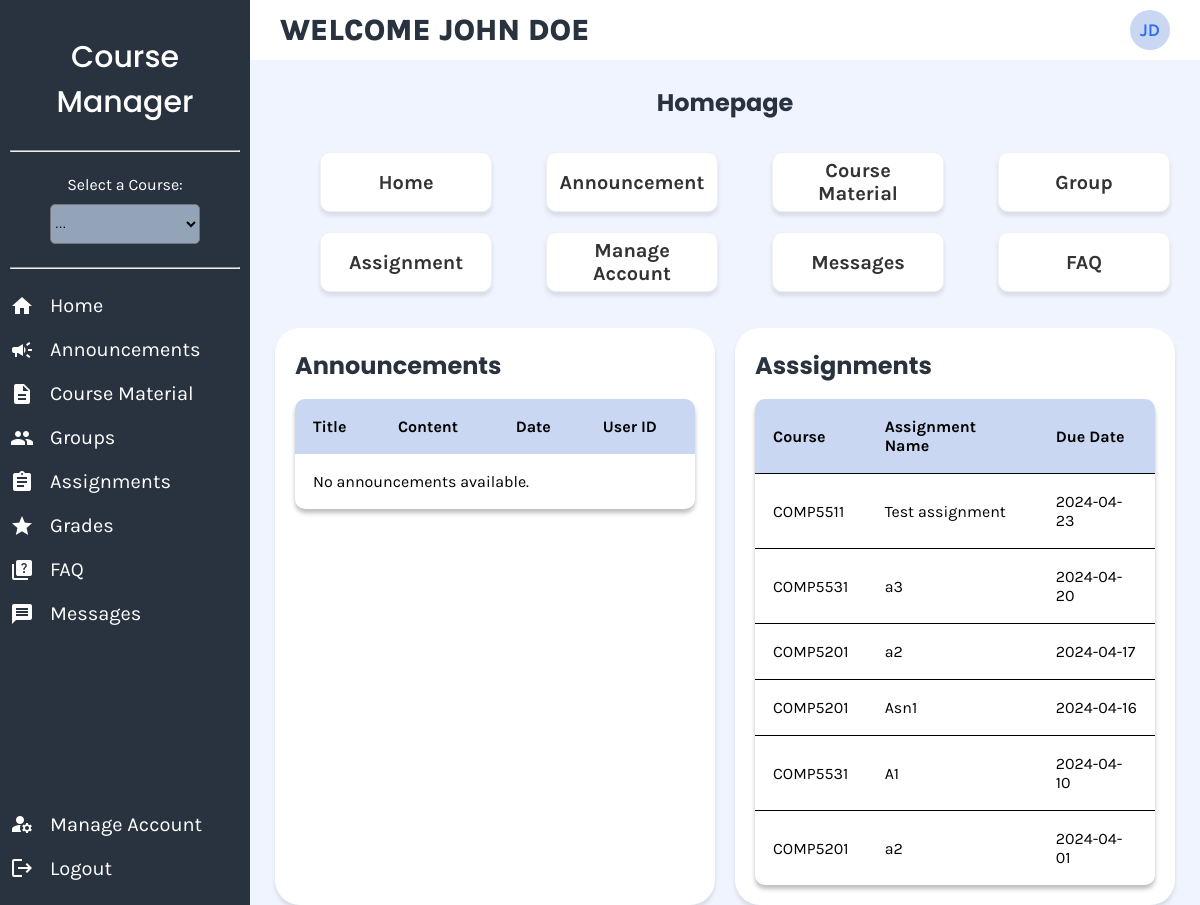
The app's page /student.php (signed in), older data.
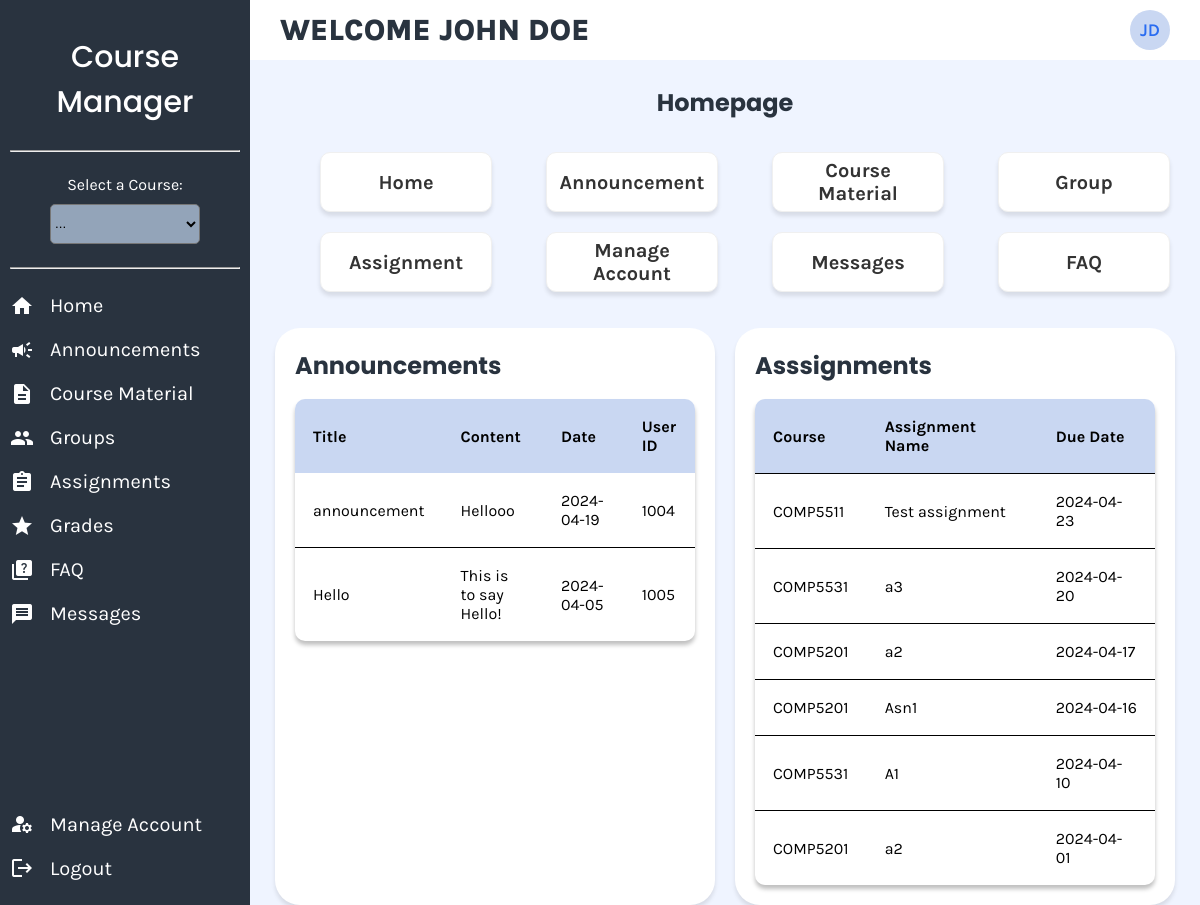
The same page, newer data.
### tables this page shows
CREATE TABLE IF NOT EXISTS `assignments` (
  `Title` VARCHAR(100) NOT NULL,
  `Weight` DECIMAL(10,0) NOT NULL,
  `Max Mark` DECIMAL(10,0) NOT NULL,
  `Post Date` DATE NOT NULL,
  `Due Date` DATE NOT NULL,
  `assign_id` INT NOT NULL AUTO_INCREMENT,
  `assign_instructions` TEXT NOT NULL,
  `course_id` INT NOT NULL,
  PRIMARY KEY (`assign_id`),
  KEY `course_id` (`course_id`),
  CONSTRAINT `assignments_ibfk_1` FOREIGN KEY (`course_id`) REFERENCES `courses` (`course_id`) ON DELETE CASCADE ON UPDATE CASCADE
);

CREATE TABLE IF NOT EXISTS `courses` (
  `course_id` INT NOT NULL AUTO_INCREMENT,
  `course_name` VARCHAR(150) NOT NULL,
  `course_code` VARCHAR(150) NOT NULL,
  `dept_name` VARCHAR(150) NOT NULL,
  `semester` VARCHAR(150) NOT NULL,
  `room_no` VARCHAR(150) NOT NULL,
  `instructor_name` VARCHAR(150) NOT NULL,
  PRIMARY KEY (`course_id`)
) AUTO_INCREMENT=4;

CREATE TABLE IF NOT EXISTS `announcements` (
  `announcement_id` int NOT NULL AUTO_INCREMENT,
  `title` varchar(255) NOT NULL,
  `content` text NOT NULL,
  `announcement_date` date NOT NULL,
  `userID` int NOT NULL,
  PRIMARY KEY (`announcement_id`) USING BTREE,
  KEY `userID` (`userID`) USING BTREE,
  CONSTRAINT `announcements_ibfk_1` FOREIGN KEY (`userID`) REFERENCES `user` (`userID`)
);

### session.php (called while the page is built, shortened)
<?php
$name = $_SESSION['name'];
function isAdmin()
{
    if ($_SESSION['roleID'] == 1) {
        return true;
    }
    return false;
}
function isProfessor()
{
    return false;
}
function isTA()
{
    return false;
}
?>

### student.php (the view, shortened to what this page needs)
<?php
require 'session.php';
$pageTitle = 'Welcome ' . ucwords($name);
require 'header.php';
require 'sidebar.php';
$assignmentQuery = "SELECT a.*, c.course_code
                    FROM assignments a
                    INNER JOIN courses c ON a.course_id = c.course_id
                    ORDER BY a.`Due Date` DESC";
$assignmentResult = mysqli_query($conn, $assignmentQuery);
$query = "SELECT title, content, announcement_date, userID
          FROM announcements ORDER BY announcement_date DESC";
$result = mysqli_query($conn, $query);
?>
<!DOCTYPE html>
<html lang="en">
<head>
    <link rel="stylesheet" href="style.css">
</head>
<body>
    <main>
        <div class="container">
            <h1>Homepage</h1>
            <div class="tiles">
                <ul class="tiles">
                    <li>
                        <a href="index.php">Home</a>
                    </li>
                    <li>
                        <a href="#">Announcement</a>
                    </li>
                    <li>
                        <a href="course_material.php">Course Material</a>
                    </li>
                    <li>
                        <a href="groups.php">Group</a>
                    </li>
                    <li>
                        <a href="assignment.php">Assignment</a>
                    </li>
                    <li>
                        <a href="manage_account.php">Manage Account</a>
                    </li>
                    <li>
                        <a href="messages.php">Messages</a>
                    </li>
                    <li>
                        <a href="FAQ.php">FAQ</a>
                    </li>
                </ul>
            </div>
            <div class="general-tile">
                <div class="mid-tile">
                    <h1 class="mid-content">Announcements</h1>
                    <table>
                        <thead>
                            <tr>
                                <th>Title</th>
                                <th>Content</th>
                                <th>Date</th>
                                <?php if (isProfessor() || isTA() || isAdmin()) { ?>
                                    <th>User ID</th>
                                <?php } ?>
                            </tr>
                        </thead>
                        <tbody>
                            <?php
                            if ($result && mysqli_num_rows($result) > 0) {
                                while ($row = mysqli_fetch_assoc($result)) {
                                    echo "<tr>";
                                    echo "<td>" . htmlspecialchars($row['title']) . "</td>";
                                    echo "<td>" . nl2br(htmlspecialchars($row['content'])) . "</td>";
                                    echo "<td>" . htmlspecialchars($row['announcement_date']) . "</td>";
                                    if (isProfessor() || isTA() || isAdmin()) {
                                        echo "<td>" . htmlspecialchars($row['userID']) . "</td>";
                                    }
                                    echo "</tr>";
                                }
                            } else {
                                echo "<tr><td colspan='4'>No announcements available.</td></tr>";
                            }
                            ?>
                        </tbody>
                    </table>
                </div>
                <div class="mid-tile">
                    <h1 class="mid-content">Asssignments</h1>
                    <table>
                        <tr>
                            <th>Course</th>
                            <th>Assignment Name</th>
                            <th>Due Date</th>
                        </tr>
                        <?php
                        while ($row = mysqli_fetch_assoc($assignmentResult)) {
                            echo "<tr>";
                            echo "<td>" . $row['course_code'] . '</td>';
                            echo "<td>" . $row['Title'] . '</td>';
                            echo '<td>' . $row['Due Date'] . '</td>';
                            echo "</tr>";
                        }
                        ?>
                    </table>
                </div>
            </div>
        </div>
    </main>
</body>
</html>

### header.php (shortened to what this page needs)
<?php
function extractInitials($name)
{
    $words = explode(" ", $name);
    $initials = "";
    foreach ($words as $word) {
        $initials .= strtoupper(substr($word, 0, 1));
    }
    return $initials;
}
?>
<!DOCTYPE html>
<html lang="en">
<head>
       <link rel="stylesheet" href="style.css">
</head>
<body>
    <header class="header">
        <div class="header-text"><?php echo strtoupper($pageTitle) ?></div>
        <div class="user" onclick="toggleDropdown()">
            <div class="initials"><?php $initials = extractInitials($name);
                                    echo $initials; ?></div>
        </div>
    </header>
</body>

### sidebar.php (shortened to what this page needs)
<!DOCTYPE html>
<html lang="en">
<head>
    <link rel="stylesheet" href="style.css">
</head>
<body>
    <div class="sidebar">
        <div class="course-selection">
            <h2 class="side">Course Manager</h2>
            <hr>
            <div class="select-container">
                <form id="courseForm" method="GET">
                    <label for="courses" class="label">Select a Course:</label>
                    <select id="courses" name="course_id" onchange="this.form.submit()">
                    <option value="" <?php if (!isset($_GET['course_id']) || $_GET['course_id'] == '') echo 'selected'; ?>>...</option>
                    </select>
                </form>
            </div>
            <hr>
        </div>
        <div class="side-ul">
            <ul>
                <li>
                    <a href="index.php"><span class="material-icons">home</span>Home</a>
                </li>
                <li>
                    <a href="announcements.php"><span class="material-icons">campaign</span>Announcements</a>
                </li>
                <li>
                    <a href="course_material.php"><span class="material-icons">description</span>Course Material</a>
                </li>
                <li>
                    <a href="groups.php"><span class="material-icons">group</span>Groups</a>
                </li>
                <li>
                    <a href="assignment.php"><span class="material-icons">assignment</span>Assignments</a>
                </li>
                <li>
                    <a href="grades.php"><span class="material-icons">grade</span>Grades</a>
                </li>
                <li>
                    <a href="FAQ.php"><span class="material-icons">quiz</span>FAQ</a>
                </li>
                <li>
                    <a href="messages.php"><span class="material-icons">message</span>Messages</a>
                </li>
            </ul>
        </div>
        <div class="side-ul">
            <ul class="bottom">
            <li>
                    <a href="manage_account.php"><span class="material-icons">manage_accounts</span>Manage Account</a>
                </li>
                <li>
                    <a href="logout.php"><span class="material-icons">logout</span>Logout</a>
                </li>
            </ul>
        </div>
    </div>
</body>
</html>

### style.css (style rules this page uses)
main { background-color: #eff4ff; position: absolute; top: 60px; left: 250px; right: 0px; bottom: 0px; }
.container { margin: 25px 25px 25px 25px; }
h1 { font-family: 'Poppins', sans-serif; font-size: 24px; color: #29333F; text-align: center; }
h2 { font-family: 'Poppins', sans-serif; font-size: 18px; }
table { width: 100%; position: relative; background: white; box-shadow: 0px 4px 4px rgba(0, 0, 0, 0.25); border-radius: 10px; border-collapse: collapse; overflow: hidden; }
tr { border-bottom: 1px solid black; }
tr:last-child { border-bottom: none; }
th { background-color: #c9d7f2; }
th, td { padding: 18px; text-align: left; }
input[type="text"], input[type="date"], input[type="number"], select, input[type="file"] { width: calc(100% - 120px); }
*, *::after, *::before { box-sizing: border-box; }
header.header { position: absolute; top:0; left: 250px; right: 0px; background-color: #eff4ff;; background: #FFFFFF; box-shadow: 5px 0px 4px rgba(0, 0, 0, 0.65); padding: 10px 30px; display: flex; justify-content: space-between; align-items: center; }
.header-text { color: #29333F; font-family: 'Karla', sans-serif; font-size: 30px; font-weight: 800; }
.user { position: relative; cursor: pointer; }
.initials { width: 40px; height: 40px; border-radius: 50%; color: #296CF1; background-color: #C9D7F2; display: flex; justify-content: center; align-items: center; font-size: 18px; font-weight: 600; }
body { color: black; font-family: 'Karla', sans serif; }
hr { height: 0.25px; background-color: white; }
.label { margin-bottom: 10px; }
select { margin-top: 10px; }
h2.side { font-size: 30px; font-weight: 500; }
.side-ul ul { padding-left: 0%; font-size: 15px; color: #CCD5E1; }
.sidebar { height: 100%; width: 250px; position: fixed; top: 0; left: 0; background-color: #29333F; padding-top: 10px; }
.select-container { padding-top: 15px; padding-bottom: 15px; }
.course-selection { padding: 0px 10px 0px 10px; color: white !important; text-align: center; }
.sidebar select { width: 150px; height: 40px; left: 0px; top: 0px; background: #93A4B9; border-radius: 5px }
.sidebar li { list-style-type: none; font-size: 20px; }
.material-icons { padding-right: 16px; }
.sidebar a { padding: 10px; display: flex; color: white; text-decoration: none; align-items: center; }
.bottom { width: 250px; position: absolute; bottom: 0; }
.tiles { display: flex; flex-wrap: wrap; justify-content: space-between; list-style-type: none; width: 100%; }
.tiles li { flex: 0 0 20%; background-color: white; padding: 10px; border-radius: 10px; text-align: center; justify-content: center; margin: 0px 5px 20px 5px; height: 60px; display: flex; align-items: center; border: 1px solid rgb(240, 240, 240); box-shadow: 0px 4px 4px rgba(0, 0, 0, 0.1); font-family: 'Karla', sans-serif; font-weight: 700; font-size: 20px; }
.tiles a { text-decoration: none; color: #333; }
.general-tile { display: grid; grid-template-columns: repeat(2, 1fr); gap: 20px; }
.mid-tile { background-color: white; padding: 20px; border-radius: 25px; box-shadow: 0px 4px 4px rgba(0, 0, 0, 0.1); }
.mid-content { margin-top: 0; text-align: left; }

Row changes from the older to the newer data that the page shows:
added announcements: title "announcement", content "Hellooo", announcement_date "2024-04-19", userID "1004"
added announcements: title "Hello", content "This is to say Hello!", announcement_date "2024-04-05", userID "1005"
Text that changed along with them:
text no longer shown: "No announcements available."
